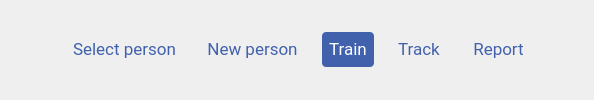
            <widget class="QFrame" name="frame_125">
             <property name="sizePolicy">
              <sizepolicy hsizetype="Preferred" vsizetype="Fixed">
               <horstretch>0</horstretch>
               <verstretch>0</verstretch>
              </sizepolicy>
             </property>
             <property name="styleSheet">
              <string notr="true">QPushButton{
border:none; 
color:#4161AD;
padding:7px;
}
QPushButton:hover{
border-bottom:2px solid rgb(65, 97, 173);

}
#back4:hover{
	border-radius:3px;
	background-color: rgb(195, 206, 224);
}</string>
             </property>
             <property name="frameShape">
              <enum>QFrame::NoFrame</enum>
             </property>
             <property name="frameShadow">
              <enum>QFrame::Raised</enum>
             </property>
             <layout class="QHBoxLayout" name="horizontalLayout_25">
              <item>
               <widget class="QLabel" name="label_40">
                <property name="sizePolicy">
                 <sizepolicy hsizetype="Fixed" vsizetype="Preferred">
                  <horstretch>0</horstretch>
                  <verstretch>0</verstretch>
                 </sizepolicy>
                </property>
                <property name="styleSheet">
                 <string notr="true">margin-right:10px;</string>
                </property>
                <property name="text">
                 <string/>
                </property>
                <property name="pixmap">
                 <pixmap>:/newPrefix/images/logo40.png</pixmap>
                </property>
                <property name="alignment">
                 <set>Qt::AlignLeading|Qt::AlignLeft|Qt::AlignVCenter</set>
                </property>
               </widget>
              </item>
              <item>
               <widget class="QFrame" name="frame_126">
                <property name="sizePolicy">
                 <sizepolicy hsizetype="Fixed" vsizetype="Preferred">
                  <horstretch>0</horstretch>
                  <verstretch>0</verstretch>
                 </sizepolicy>
                </property>
                <property name="frameShape">
                 <enum>QFrame::NoFrame</enum>
                </property>
                <property name="frameShadow">
                 <enum>QFrame::Raised</enum>
                </property>
               </widget>
              </item>
              <item>
               <widget class="QFrame" name="frame_127">
                <property name="sizePolicy">
                 <sizepolicy hsizetype="Fixed" vsizetype="Preferred">
                  <horstretch>0</horstretch>
                  <verstretch>0</verstretch>
                 </sizepolicy>
                </property>
                <property name="frameShape">
                 <enum>QFrame::NoFrame</enum>
                </property>
                <property name="frameShadow">
                 <enum>QFrame::Raised</enum>
                </property>
               </widget>
              </item>
              <item>
               <widget class="QPushButton" name="select4">
                <property name="sizePolicy">
                 <sizepolicy hsizetype="Fixed" vsizetype="Fixed">
                  <horstretch>0</horstretch>
                  <verstretch>0</verstretch>
                 </sizepolicy>
                </property>
                <property name="font">
                 <font>
                  <family>Roboto</family>
                  <pointsize>13</pointsize>
                  <weight>50</weight>
                  <italic>false</italic>
                  <bold>false</bold>
                  <underline>false</underline>
                 </font>
                </property>
                <property name="styleSheet">
                 <string notr="true">
margin-left:20px;


               </string>
                </property>
                <property name="text">
                 <string>Select person</string>
                </property>
               </widget>
              </item>
              <item>
               <widget class="QFrame" name="frame_128">
                <property name="sizePolicy">
                 <sizepolicy hsizetype="Fixed" vsizetype="Preferred">
                  <horstretch>0</horstretch>
                  <verstretch>0</verstretch>
                 </sizepolicy>
                </property>
                <property name="frameShape">
                 <enum>QFrame::NoFrame</enum>
                </property>
                <property name="frameShadow">
                 <enum>QFrame::Raised</enum>
                </property>
               </widget>
              </item>
              <item>
               <widget class="QPushButton" name="new4">
                <property name="sizePolicy">
                 <sizepolicy hsizetype="Fixed" vsizetype="Fixed">
                  <horstretch>0</horstretch>
                  <verstretch>0</verstretch>
                 </sizepolicy>
                </property>
                <property name="font">
                 <font>
                  <family>Roboto</family>
                  <pointsize>13</pointsize>
                  <weight>50</weight>
                  <bold>false</bold>
                  <underline>false</underline>
                 </font>
                </property>
                <property name="styleSheet">
                 <string notr="true">
margin-left:5px;

</string>
                </property>
                <property name="text">
                 <string>New person</string>
                </property>
               </widget>
              </item>
              <item>
               <widget class="QFrame" name="frame_129">
                <property name="sizePolicy">
                 <sizepolicy hsizetype="Fixed" vsizetype="Preferred">
                  <horstretch>0</horstretch>
                  <verstretch>0</verstretch>
                 </sizepolicy>
                </property>
                <property name="frameShape">
                 <enum>QFrame::NoFrame</enum>
                </property>
                <property name="frameShadow">
                 <enum>QFrame::Raised</enum>
                </property>
               </widget>
              </item>
              <item>
               <widget class="QPushButton" name="train4">
                <property name="sizePolicy">
                 <sizepolicy hsizetype="Fixed" vsizetype="Fixed">
                  <horstretch>0</horstretch>
                  <verstretch>0</verstretch>
                 </sizepolicy>
                </property>
                <property name="font">
                 <font>
                  <family>Roboto</family>
                  <pointsize>13</pointsize>
                  <weight>50</weight>
                  <bold>false</bold>
                  <underline>false</underline>
                 </font>
                </property>
                <property name="styleSheet">
                 <string notr="true">background-color: rgb(65, 97, 173);
color: rgb(255, 255, 255);
border-radius:4px;
margin-left:5px;</string>
                </property>
                <property name="text">
                 <string>Train</string>
                </property>
               </widget>
              </item>
              <item>
               <widget class="QFrame" name="frame_130">
                <property name="sizePolicy">
                 <sizepolicy hsizetype="Fixed" vsizetype="Preferred">
                  <horstretch>0</horstretch>
                  <verstretch>0</verstretch>
                 </sizepolicy>
                </property>
                <property name="frameShape">
                 <enum>QFrame::NoFrame</enum>
                </property>
                <property name="frameShadow">
                 <enum>QFrame::Raised</enum>
                </property>
               </widget>
              </item>
              <item>
               <widget class="QPushButton" name="track4">
                <property name="sizePolicy">
                 <sizepolicy hsizetype="Fixed" vsizetype="Fixed">
                  <horstretch>0</horstretch>
                  <verstretch>0</verstretch>
                 </sizepolicy>
                </property>
                <property name="font">
                 <font>
                  <family>Roboto</family>
                  <pointsize>13</pointsize>
                  <underline>false</underline>
                 </font>
                </property>
                <property name="styleSheet">
                 <string notr="true">
margin-left:5px;</string>
                </property>
                <property name="text">
                 <string>Track</string>
                </property>
               </widget>
              </item>
              <item>
               <widget class="QLabel" name="label_43">
                <property name="sizePolicy">
                 <sizepolicy hsizetype="Fixed" vsizetype="Preferred">
                  <horstretch>0</horstretch>
                  <verstretch>0</verstretch>
                 </sizepolicy>
                </property>
                <property name="text">
                 <string/>
                </property>
               </widget>
              </item>
              <item>
               <widget class="QPushButton" name="report4">
                <property name="sizePolicy">
                 <sizepolicy hsizetype="Fixed" vsizetype="Fixed">
                  <horstretch>0</horstretch>
                  <verstretch>0</verstretch>
                 </sizepolicy>
                </property>
                <property name="font">
                 <font>
                  <family>Roboto</family>
                  <pointsize>13</pointsize>
                 </font>
                </property>
                <property name="styleSheet">
                 <string notr="true"/>
                </property>
                <property name="text">
                 <string>Report</string>
                </property>
               </widget>
              </item>
              <item>
               <widget class="QFrame" name="frame_131">
                <property name="frameShape">
                 <enum>QFrame::NoFrame</enum>
                </property>
                <property name="frameShadow">
                 <enum>QFrame::Raised</enum>
                </property>
               </widget>
              </item>
              <item>
               <widget class="QPushButton" name="back4">
                <property name="styleSheet">
                 <string notr="true">border:none;
padding:7px;
image: url(:/newPrefix/images/back.png);
max-width:26px;</string>
                </property>
                <property name="text">
                 <string/>
                </property>
               </widget>
              </item>
             </layout>
            </widget>
